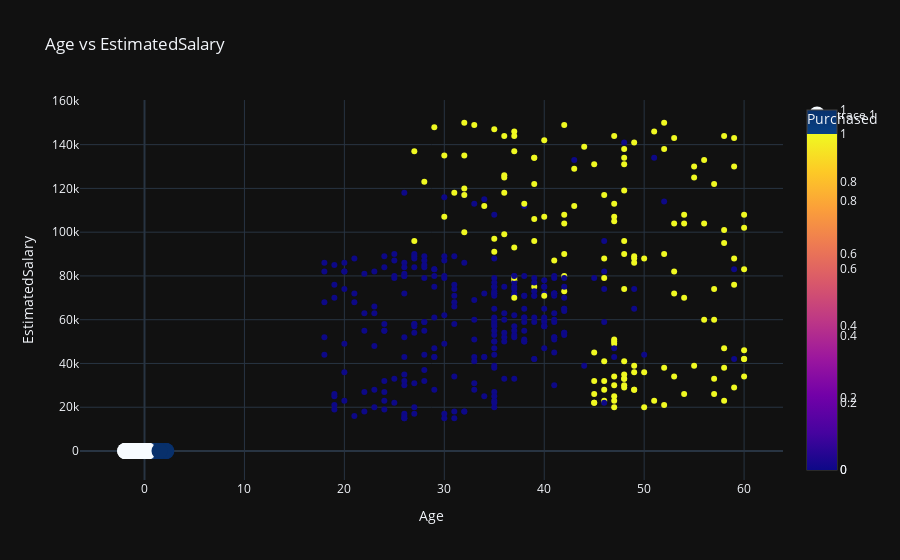

Notebook cell for this chart:
### Code cell
fig = px.scatter(
    data_frame=df,
    x='Age',
    y='EstimatedSalary',
    color='Purchased',
    title='Age vs EstimatedSalary',
)

predictions_sales = logistic_regression.predict(scaled_X_test)

fig.add_scatter(
    x=scaled_X_test[:, 0],
    y=scaled_X_test[:, 1],
    mode='markers',
    marker=dict(
        size=16,
        color=predictions_sales,
        colorscale='Blues',
        showscale=True,
    ),
)

fig.show()

### Figure 1 — Plotly figure (JSON) as saved in the notebook; plotly's stock layout.template omitted (floating-point values rounded to 4 significant figures; data arrays with more than 128 entries replaced by an {"elided": "..."} marker saying what was removed)
{"data": [{"hovertemplate": "Age=%{x}<br>EstimatedSalary=%{y}<br>Purchased=%{marker.color}<extra></extra>", "legendgroup": "", "marker": {"color": {"elided": "400 int values"}, "coloraxis": "coloraxis", "symbol": "circle"}, "mode": "markers", "name": "", "orientation": "v", "showlegend": false, "x": {"elided": "400 int values"}, "xaxis": "x", "y": {"elided": "400 int values"}, "yaxis": "y", "type": "scatter"}, {"marker": {"color": [0, 1, 0, 1, 0, 0, 1, 0, 0, 0, 0, 1, 0, 0, 0, 0, 1, 1, 0, 1, 0, 0, 0, 1, 0, 0, 1, 0, 1, 0, 0, 0, 1, 0, 1, 0, 0, 0, 0, 0, 0, 0, 0, 0, 0, 1, 0, 0, 0, 0, 0, 1, 0, 0, 0, 0, 1, 0, 0, 0, 0, 0, 1, 0, 0, 0, 1, 1, 0, 0, 1, 0, 0, 0, 0, 0, 1, 1, 0, 0, 0, 0, 1, 0, 1, 0, 0, 1, 0, 0, 1, 0, 0, 0, 0, 0, 1, 0, 1, 0], "colorscale": [[0.0, "rgb(247,251,255)"], [0.125, "rgb(222,235,247)"], [0.25, "rgb(198,219,239)"], [0.375, "rgb(158,202,225)"], [0.5, "rgb(107,174,214)"], [0.625, "rgb(66,146,198)"], [0.75, "rgb(33,113,181)"], [0.875, "rgb(8,81,156)"], [1.0, "rgb(8,48,107)"]], "showscale": true, "size": 16}, "mode": "markers", "x": [0.8124, 2.089, -0.9551, 1.009, -0.8569, -0.7587, 0.9106, -0.8569, 0.2232, 0.4196, -0.2678, 1.5, -1.446, -1.741, -0.7587, -0.2678, 1.402, 0.8124, 0.125, 1.794, -1.544, -0.8569, 0.9106, 2.089, -1.839, 1.303, 0.4196, -0.07136, 1.696, -1.839, 0.8124, -1.839, -0.1696, -0.9551, 0.2232, -0.2678, -0.07136, 0.02684, -1.152, -1.937, 1.009, -1.348, -1.937, 0.9106, -1.741, 0.616, -0.8569, -0.6605, 1.009, -0.3659, -1.25, 1.5, 0.02684, -1.25, -0.07136, -1.053, 2.187, -1.152, -0.6605, -0.6605, 0.3214, -0.2678, 1.402, -0.9551, -0.9551, -1.053, 0.4196, 0.9106, 0.125, -0.4641, 1.402, -1.839, -1.053, -1.446, 0.9106, -0.2678, 1.794, 1.598, -0.2678, -0.07136, -1.053, 0.8124, 0.125, 0.616, 1.893, -0.5623, 0.3214, 1.009, -1.152, -1.544, 1.107, -0.1696, 0.2232, 0.3214, -1.152, 0.125, 2.089, 0.4196, 1.5, -0.3659], "y": [-1.399, 0.5287, -0.7566, 0.7624, -1.224, -0.2308, 1.084, 0.3827, 0.149, -0.1431, -0.1431, -1.049, -0.6397, -1.37, 0.4995, 1.113, -0.9318, 0.1198, -0.815, -0.2892, -1.253, 0.295, -1.37, 0.1782, -1.487, -1.37, 0.295, -0.4937, 1.61, -1.428, -0.8442, 0.002921, 2.165, 0.2658, 1.084, 0.149, -0.4352, -0.1431, -1.166, -0.0555, -1.078, -0.4352, -0.5229, -1.458, -0.6105, 2.018, -0.26, 0.03213, -0.8442, -0.7858, 0.2658, 0.3535, -0.4352, 0.295, 0.295, -1.136, 0.9377, 1.405, 0.1198, 0.1782, -0.5521, -0.3768, 0.5871, 0.4995, -0.3184, 1.96, 0.5871, 2.165, -0.3184, 1.259, 1.989, 0.4411, -0.3476, -1.458, -1.049, -0.5813, 1.843, -1.282, -0.6689, 0.2366, -0.3768, -1.224, 1.872, -0.9026, -1.282, 1.463, -0.5229, 0.1198, 0.4703, 0.3242, 0.4703, -0.4645, -0.3184, 0.295, -1.574, 0.2658, 1.756, -0.1723, 2.135, 1.23], "type": "scatter"}], "layout": {"xaxis": {"anchor": "y", "domain": [0.0, 1.0], "title": {"text": "Age"}}, "yaxis": {"anchor": "x", "domain": [0.0, 1.0], "title": {"text": "EstimatedSalary"}}, "coloraxis": {"colorbar": {"title": {"text": "Purchased"}}, "colorscale": [[0.0, "#0d0887"], [0.1111, "#46039f"], [0.2222, "#7201a8"], [0.3333, "#9c179e"], [0.4444, "#bd3786"], [0.5556, "#d8576b"], [0.6667, "#ed7953"], [0.7778, "#fb9f3a"], [0.8889, "#fdca26"], [1.0, "#f0f921"]]}, "legend": {"tracegroupgap": 0}, "title": {"text": "Age vs EstimatedSalary"}}}
